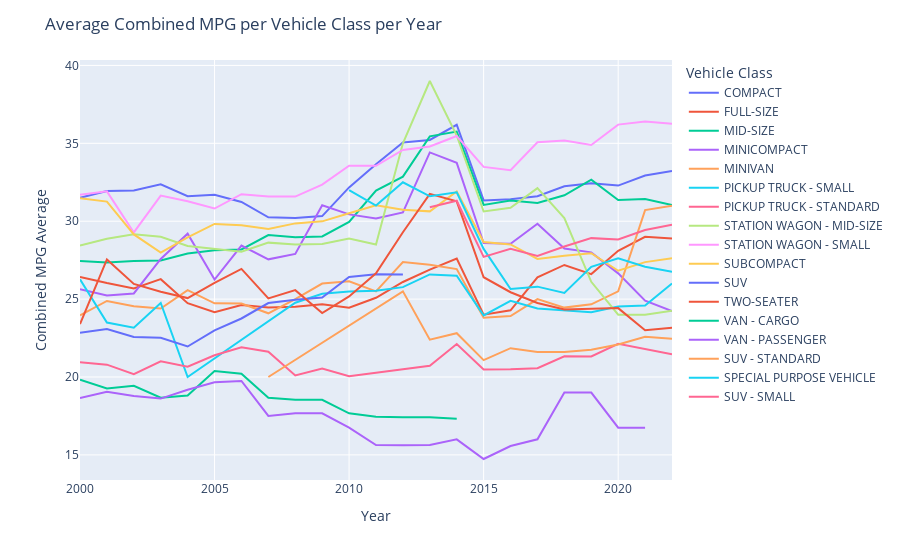

This figure's notebook cell:
### Code cell
# create a BETTER plotly line chart figure
fig_2 = px.line(
    x = Year,
    y = CombineMPG,
    color = VehicleClass,
    markers = False
)

fig_2.update_layout(
    title = 'Average Combined MPG per Vehicle Class per Year',
    xaxis_title = 'Year',
    yaxis_title = 'Combined MPG Average',
    legend_title = 'Vehicle Class'
)

fig_2.show()

### Figure 1 — Plotly figure (JSON) as saved in the notebook; plotly's stock layout.template omitted (floating-point values rounded to 4 significant figures)
{"data": [{"hovertemplate": "color=COMPACT<br>x=%{x}<br>y=%{y}<extra></extra>", "legendgroup": "COMPACT", "line": {"color": "#636efa", "dash": "solid"}, "marker": {"symbol": "circle"}, "mode": "lines", "name": "COMPACT", "orientation": "v", "showlegend": true, "type": "scatter", "x": [2000, 2001, 2002, 2003, 2004, 2005, 2006, 2007, 2008, 2009, 2010, 2011, 2012, 2013, 2014, 2015, 2016, 2017, 2018, 2019, 2020, 2021, 2022], "xaxis": "x", "y": [31.5, 31.94, 31.97, 32.37, 31.6, 31.7, 31.23, 30.25, 30.2, 30.33, 32.17, 33.65, 35.06, 35.21, 36.19, 31.33, 31.41, 31.6, 32.24, 32.43, 32.29, 32.93, 33.23], "yaxis": "y"}, {"hovertemplate": "color=FULL-SIZE<br>x=%{x}<br>y=%{y}<extra></extra>", "legendgroup": "FULL-SIZE", "line": {"color": "#EF553B", "dash": "solid"}, "marker": {"symbol": "circle"}, "mode": "lines", "name": "FULL-SIZE", "orientation": "v", "showlegend": true, "type": "scatter", "x": [2000, 2001, 2002, 2003, 2004, 2005, 2006, 2007, 2008, 2009, 2010, 2011, 2012, 2013, 2014, 2015, 2016, 2017, 2018, 2019, 2020, 2021, 2022], "xaxis": "x", "y": [26.43, 26.03, 25.69, 26.28, 24.74, 24.16, 24.62, 24.46, 24.51, 24.68, 24.44, 25.08, 26.1, 26.89, 27.61, 24, 24.28, 26.4, 27.19, 26.6, 28.1, 29, 28.89], "yaxis": "y"}, {"hovertemplate": "color=MID-SIZE<br>x=%{x}<br>y=%{y}<extra></extra>", "legendgroup": "MID-SIZE", "line": {"color": "#00cc96", "dash": "solid"}, "marker": {"symbol": "circle"}, "mode": "lines", "name": "MID-SIZE", "orientation": "v", "showlegend": true, "type": "scatter", "x": [2000, 2001, 2002, 2003, 2004, 2005, 2006, 2007, 2008, 2009, 2010, 2011, 2012, 2013, 2014, 2015, 2016, 2017, 2018, 2019, 2020, 2021, 2022], "xaxis": "x", "y": [27.44, 27.35, 27.44, 27.48, 27.92, 28.14, 28.19, 29.12, 28.97, 29.02, 29.95, 31.97, 32.86, 35.44, 35.75, 31.04, 31.34, 31.17, 31.66, 32.66, 31.37, 31.42, 31.03], "yaxis": "y"}, {"hovertemplate": "color=MINICOMPACT<br>x=%{x}<br>y=%{y}<extra></extra>", "legendgroup": "MINICOMPACT", "line": {"color": "#ab63fa", "dash": "solid"}, "marker": {"symbol": "circle"}, "mode": "lines", "name": "MINICOMPACT", "orientation": "v", "showlegend": true, "type": "scatter", "x": [2000, 2001, 2002, 2003, 2004, 2005, 2006, 2007, 2008, 2009, 2010, 2011, 2012, 2013, 2014, 2015, 2016, 2017, 2018, 2019, 2020, 2021, 2022], "xaxis": "x", "y": [25.64, 25.24, 25.36, 27.58, 29.2, 26.26, 28.43, 27.55, 27.9, 31.02, 30.44, 30.17, 30.57, 34.42, 33.74, 28.59, 28.56, 29.84, 28.25, 28, 26.65, 24.9, 24.22], "yaxis": "y"}, {"hovertemplate": "color=MINIVAN<br>x=%{x}<br>y=%{y}<extra></extra>", "legendgroup": "MINIVAN", "line": {"color": "#FFA15A", "dash": "solid"}, "marker": {"symbol": "circle"}, "mode": "lines", "name": "MINIVAN", "orientation": "v", "showlegend": true, "type": "scatter", "x": [2000, 2001, 2002, 2003, 2004, 2005, 2006, 2007, 2008, 2009, 2010, 2011, 2012, 2013, 2014, 2015, 2016, 2017, 2018, 2019, 2020, 2021, 2022], "xaxis": "x", "y": [23.96, 24.88, 24.55, 24.39, 25.57, 24.73, 24.71, 24.09, 25, 26, 26.14, 25.5, 27.38, 27.2, 26.93, 23.8, 23.92, 25, 24.45, 24.67, 25.5, 30.71, 31], "yaxis": "y"}, {"hovertemplate": "color=PICKUP TRUCK - SMALL<br>x=%{x}<br>y=%{y}<extra></extra>", "legendgroup": "PICKUP TRUCK - SMALL", "line": {"color": "#19d3f3", "dash": "solid"}, "marker": {"symbol": "circle"}, "mode": "lines", "name": "PICKUP TRUCK - SMALL", "orientation": "v", "showlegend": true, "type": "scatter", "x": [2000, 2001, 2002, 2003, 2004, 2008, 2009, 2010, 2011, 2012, 2013, 2014, 2015, 2016, 2017, 2018, 2019, 2020, 2021, 2022], "xaxis": "x", "y": [26.27, 23.5, 23.17, 24.75, 20, 24.77, 25.34, 25.48, 25.53, 25.77, 26.58, 26.5, 23.95, 24.88, 24.39, 24.3, 24.16, 24.53, 24.59, 26], "yaxis": "y"}, {"hovertemplate": "color=PICKUP TRUCK - STANDARD<br>x=%{x}<br>y=%{y}<extra></extra>", "legendgroup": "PICKUP TRUCK - STANDARD", "line": {"color": "#FF6692", "dash": "solid"}, "marker": {"symbol": "circle"}, "mode": "lines", "name": "PICKUP TRUCK - STANDARD", "orientation": "v", "showlegend": true, "type": "scatter", "x": [2000, 2001, 2002, 2003, 2004, 2005, 2006, 2007, 2008, 2009, 2010, 2011, 2012, 2013, 2014, 2015, 2016, 2017, 2018, 2019, 2020, 2021, 2022], "xaxis": "x", "y": [20.95, 20.79, 20.18, 21.01, 20.66, 21.39, 21.91, 21.62, 20.1, 20.55, 20.05, 20.27, 20.47, 20.73, 22.11, 20.48, 20.5, 20.56, 21.33, 21.32, 22.13, 21.8, 21.46], "yaxis": "y"}, {"hovertemplate": "color=STATION WAGON - MID-SIZE<br>x=%{x}<br>y=%{y}<extra></extra>", "legendgroup": "STATION WAGON - MID-SIZE", "line": {"color": "#B6E880", "dash": "solid"}, "marker": {"symbol": "circle"}, "mode": "lines", "name": "STATION WAGON - MID-SIZE", "orientation": "v", "showlegend": true, "type": "scatter", "x": [2000, 2001, 2002, 2003, 2004, 2005, 2006, 2007, 2008, 2009, 2010, 2011, 2012, 2013, 2014, 2015, 2016, 2017, 2018, 2019, 2020, 2021, 2022], "xaxis": "x", "y": [28.44, 28.87, 29.16, 29, 28.41, 28.21, 28.04, 28.62, 28.5, 28.54, 28.89, 28.5, 35, 39, 35.5, 30.62, 30.86, 32.12, 30.2, 26.11, 24, 24, 24.25], "yaxis": "y"}, {"hovertemplate": "color=STATION WAGON - SMALL<br>x=%{x}<br>y=%{y}<extra></extra>", "legendgroup": "STATION WAGON - SMALL", "line": {"color": "#FF97FF", "dash": "solid"}, "marker": {"symbol": "circle"}, "mode": "lines", "name": "STATION WAGON - SMALL", "orientation": "v", "showlegend": true, "type": "scatter", "x": [2000, 2001, 2002, 2003, 2004, 2005, 2006, 2007, 2008, 2009, 2010, 2011, 2012, 2013, 2014, 2015, 2016, 2017, 2018, 2019, 2020, 2021, 2022], "xaxis": "x", "y": [31.69, 31.92, 29.28, 31.64, 31.28, 30.81, 31.74, 31.59, 31.58, 32.35, 33.57, 33.55, 34.57, 34.8, 35.47, 33.49, 33.27, 35.07, 35.18, 34.89, 36.2, 36.4, 36.26], "yaxis": "y"}, {"hovertemplate": "color=SUBCOMPACT<br>x=%{x}<br>y=%{y}<extra></extra>", "legendgroup": "SUBCOMPACT", "line": {"color": "#FECB52", "dash": "solid"}, "marker": {"symbol": "circle"}, "mode": "lines", "name": "SUBCOMPACT", "orientation": "v", "showlegend": true, "type": "scatter", "x": [2000, 2001, 2002, 2003, 2004, 2005, 2006, 2007, 2008, 2009, 2010, 2011, 2012, 2013, 2014, 2015, 2016, 2017, 2018, 2019, 2020, 2021, 2022], "xaxis": "x", "y": [31.48, 31.26, 29.15, 27.98, 28.97, 29.83, 29.74, 29.51, 29.86, 29.99, 30.51, 31.02, 30.74, 30.63, 31.9, 28.66, 28.51, 27.58, 27.78, 27.95, 26.82, 27.37, 27.62], "yaxis": "y"}, {"hovertemplate": "color=SUV<br>x=%{x}<br>y=%{y}<extra></extra>", "legendgroup": "SUV", "line": {"color": "#636efa", "dash": "solid"}, "marker": {"symbol": "circle"}, "mode": "lines", "name": "SUV", "orientation": "v", "showlegend": true, "type": "scatter", "x": [2000, 2001, 2002, 2003, 2004, 2005, 2006, 2007, 2008, 2009, 2010, 2011, 2012], "xaxis": "x", "y": [22.85, 23.08, 22.57, 22.51, 21.96, 23, 23.76, 24.75, 24.96, 25.1, 26.42, 26.6, 26.58], "yaxis": "y"}, {"hovertemplate": "color=TWO-SEATER<br>x=%{x}<br>y=%{y}<extra></extra>", "legendgroup": "TWO-SEATER", "line": {"color": "#EF553B", "dash": "solid"}, "marker": {"symbol": "circle"}, "mode": "lines", "name": "TWO-SEATER", "orientation": "v", "showlegend": true, "type": "scatter", "x": [2000, 2001, 2002, 2003, 2004, 2005, 2006, 2007, 2008, 2009, 2010, 2011, 2012, 2013, 2014, 2015, 2016, 2017, 2018, 2019, 2020, 2021, 2022], "xaxis": "x", "y": [23.4, 27.55, 25.97, 25.48, 25.07, 26.04, 26.94, 25.05, 25.58, 24.11, 25.17, 26.66, 29.29, 31.76, 31.27, 26.4, 25.44, 24.75, 24.33, 24.37, 24.42, 23, 23.16], "yaxis": "y"}, {"hovertemplate": "color=VAN - CARGO<br>x=%{x}<br>y=%{y}<extra></extra>", "legendgroup": "VAN - CARGO", "line": {"color": "#00cc96", "dash": "solid"}, "marker": {"symbol": "circle"}, "mode": "lines", "name": "VAN - CARGO", "orientation": "v", "showlegend": true, "type": "scatter", "x": [2000, 2001, 2002, 2003, 2004, 2005, 2006, 2007, 2008, 2009, 2010, 2011, 2012, 2013, 2014], "xaxis": "x", "y": [19.83, 19.26, 19.43, 18.67, 18.81, 20.38, 20.21, 18.67, 18.54, 18.54, 17.67, 17.45, 17.41, 17.41, 17.32], "yaxis": "y"}, {"hovertemplate": "color=VAN - PASSENGER<br>x=%{x}<br>y=%{y}<extra></extra>", "legendgroup": "VAN - PASSENGER", "line": {"color": "#ab63fa", "dash": "solid"}, "marker": {"symbol": "circle"}, "mode": "lines", "name": "VAN - PASSENGER", "orientation": "v", "showlegend": true, "type": "scatter", "x": [2000, 2001, 2002, 2003, 2004, 2005, 2006, 2007, 2008, 2009, 2010, 2011, 2012, 2013, 2014, 2015, 2016, 2017, 2018, 2019, 2020, 2021], "xaxis": "x", "y": [18.65, 19.06, 18.78, 18.62, 19.18, 19.67, 19.75, 17.5, 17.67, 17.67, 16.75, 15.63, 15.61, 15.63, 16, 14.74, 15.57, 16, 19, 19, 16.75, 16.75], "yaxis": "y"}, {"hovertemplate": "color=SUV - STANDARD<br>x=%{x}<br>y=%{y}<extra></extra>", "legendgroup": "SUV - STANDARD", "line": {"color": "#FFA15A", "dash": "solid"}, "marker": {"symbol": "circle"}, "mode": "lines", "name": "SUV - STANDARD", "orientation": "v", "showlegend": true, "type": "scatter", "x": [2007, 2012, 2013, 2014, 2015, 2016, 2017, 2018, 2019, 2020, 2021, 2022], "xaxis": "x", "y": [20, 25.5, 22.4, 22.81, 21.08, 21.85, 21.6, 21.6, 21.76, 22.08, 22.58, 22.46], "yaxis": "y"}, {"hovertemplate": "color=SPECIAL PURPOSE VEHICLE<br>x=%{x}<br>y=%{y}<extra></extra>", "legendgroup": "SPECIAL PURPOSE VEHICLE", "line": {"color": "#19d3f3", "dash": "solid"}, "marker": {"symbol": "circle"}, "mode": "lines", "name": "SPECIAL PURPOSE VEHICLE", "orientation": "v", "showlegend": true, "type": "scatter", "x": [2010, 2011, 2012, 2013, 2014, 2015, 2016, 2017, 2018, 2019, 2020, 2021, 2022], "xaxis": "x", "y": [32, 31, 32.5, 31.6, 31.86, 28.22, 25.65, 25.8, 25.4, 27.07, 27.62, 27.08, 26.75], "yaxis": "y"}, {"hovertemplate": "color=SUV - SMALL<br>x=%{x}<br>y=%{y}<extra></extra>", "legendgroup": "SUV - SMALL", "line": {"color": "#FF6692", "dash": "solid"}, "marker": {"symbol": "circle"}, "mode": "lines", "name": "SUV - SMALL", "orientation": "v", "showlegend": true, "type": "scatter", "x": [2013, 2014, 2015, 2016, 2017, 2018, 2019, 2020, 2021, 2022], "xaxis": "x", "y": [30.89, 31.32, 27.71, 28.23, 27.78, 28.37, 28.91, 28.82, 29.44, 29.78], "yaxis": "y"}], "layout": {"legend": {"title": {"text": "Vehicle Class"}, "tracegroupgap": 0}, "margin": {"t": 60}, "title": {"text": "Average Combined MPG per Vehicle Class per Year"}, "xaxis": {"anchor": "y", "domain": [0, 1], "title": {"text": "Year"}}, "yaxis": {"anchor": "x", "domain": [0, 1], "title": {"text": "Combined MPG Average"}}}}
